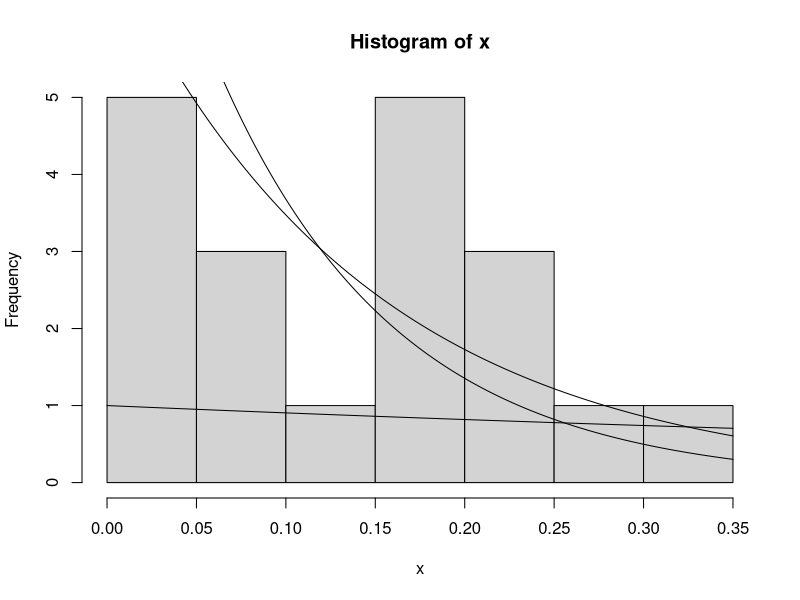

R code for this plot:
x <- c(0.24, 0.34, 0.23, 0.17, 
	0.18, 0.14, 0.27, 0.08, 
	0.20, 0.10, 0.02, 0.22, 
	0.04, 0.02, 0.03, 0.17, 
	0.08, 0.18, 0.01)

axis <- seq(0, 0.35, length = 1000)

exponential <- function(x, lambda){
	return(lambda*exp(-lambda*x))
}

hist(x, breaks=10)
lines(axis, exponential(axis, 1))
lines(axis, exponential(axis, 10))
lines(axis, exponential(axis, 1/mean(x)))